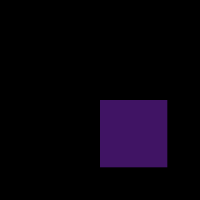
Frame 1 (no input)
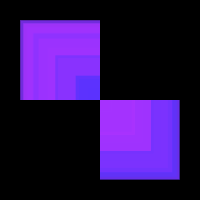
Frame 60 (the mouse pressed at the canvas centre just before this capture)
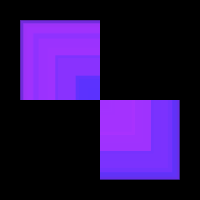
Frame 120 (the mouse held since frame 60 and released just before this capture)

The Processing sketch that drew these frames (run headless with seeded random() and noise(); from frame 60 on, the mouse is pressed at the canvas centre):

// Processing sketch: processing_96396
// ── processing_96396.pde

//Animação Rafael
int counter;

void setup() { 
  size(200, 200);
  background(0);  
  colorMode(RGB);   
  counter = 0;
}

void draw() {  
  counter++;
  noStroke();
  fill(random(255),50,255,100);
  
  if(mousePressed == true) { 
    rect(mouseX, mouseY, 15, 15);
  }
  else {
    rect(width/2, height/2, 80*sin(counter), 80*sin(counter));
  }
}
